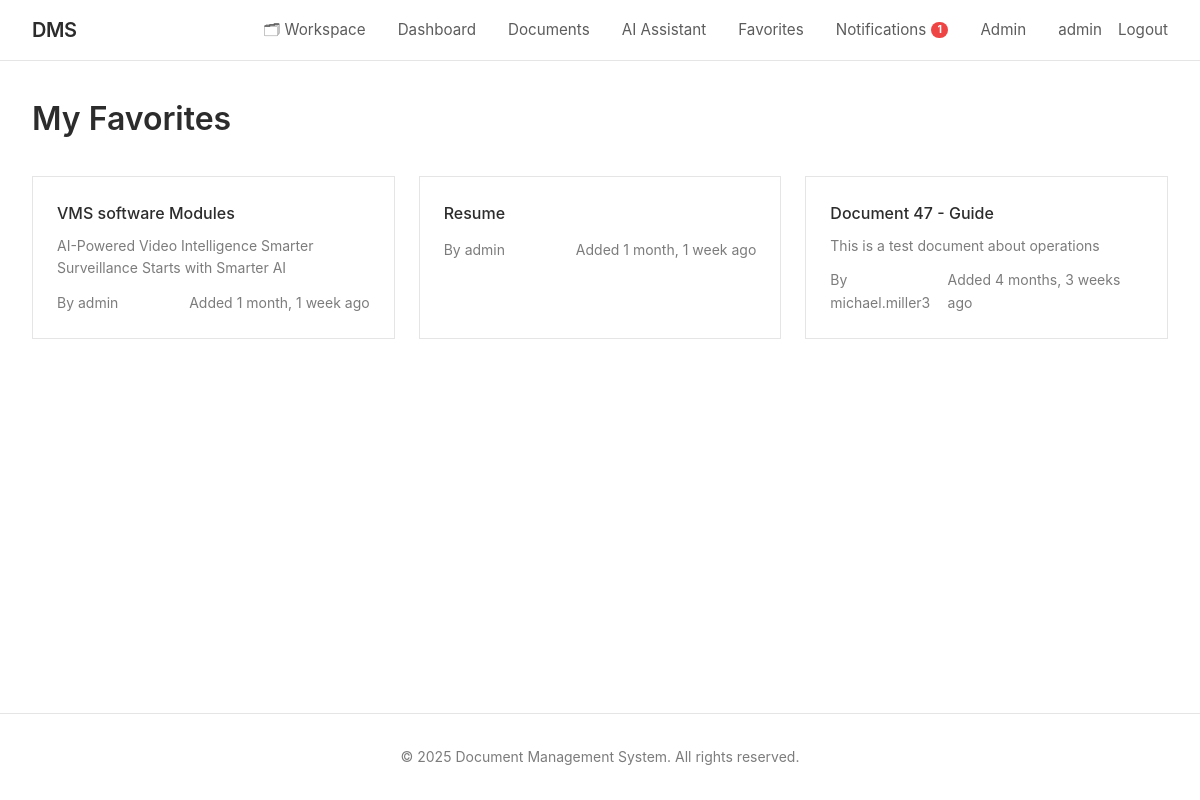
The app's page /favorites/ (signed in) with its own data.
### documents/models.py (models this page shows, shortened)
class User(AbstractUser):
    USER_TYPE_CHOICES = [
        ('guest', 'Guest'),
        ('user', 'Regular User'),
        ('admin', 'Admin'),
    ]
    user_type = models.CharField(max_length=10, choices=USER_TYPE_CHOICES, default='user')
    role = models.ForeignKey(Role, on_delete=models.SET_NULL, null=True, blank=True, related_name='users')
    bio = models.TextField(blank=True)
    avatar = models.ImageField(upload_to='avatars/', null=True, blank=True)
    phone = models.CharField(max_length=20, blank=True)
    department = models.CharField(max_length=100, blank=True)
    created_at = models.DateTimeField(auto_now_add=True)
    updated_at = models.DateTimeField(auto_now=True)
    last_activity = models.DateTimeField(auto_now=True)
    is_active = models.BooleanField(default=True)
    class Meta:
        ordering = ['-created_at']
    def is_admin(self):
        return self.user_type == 'admin'

class Favorite(models.Model):
    user = models.ForeignKey(User, on_delete=models.CASCADE, related_name='favorites')
    document = models.ForeignKey(Document, on_delete=models.CASCADE, related_name='favorited_by')
    created_at = models.DateTimeField(auto_now_add=True)
    class Meta:
        unique_together = ['user', 'document']
        ordering = ['-created_at']

class Document(models.Model):
    ACCESS_LEVEL_CHOICES = [
        ('public', 'Public'),
        ('private', 'Private'),
        ('role', 'Role-Based'),
        ('custom', 'Custom Users'),
    ]
    title = models.CharField(max_length=255)
    description = models.TextField(blank=True)
    file = models.FileField(upload_to=document_upload_path)
    file_size = models.BigIntegerField(default=0, help_text="Size in bytes")
    file_type = models.CharField(max_length=100, blank=True)
    owner = models.ForeignKey(User, on_delete=models.CASCADE, related_name='owned_documents')
    access_level = models.CharField(max_length=10, choices=ACCESS_LEVEL_CHOICES, default='private')
    required_role_level = models.IntegerField(
        default=1,
        validators=[MinValueValidator(1), MaxValueValidator(100)],
        help_text="Minimum role level required (for role-based access)"
    )
    category = models.ForeignKey(Category, on_delete=models.SET_NULL, null=True, blank=True, related_name='documents')
    folder   = models.ForeignKey('Folder', on_delete=models.SET_NULL, null=True, blank=True,
                                 related_name='folder_documents')
    tags = models.ManyToManyField(Tag, blank=True, related_name='documents')
    shared_with = models.ManyToManyField(User, blank=True, related_name='shared_documents')
    version = models.IntegerField(default=1)
    is_locked = models.BooleanField(default=False, help_text="Locked documents cannot be edited")
    locked_by = models.ForeignKey(User, on_delete=models.SET_NULL, null=True, blank=True, related_name='locked_documents')
    views_count = models.IntegerField(default=0)
    downloads_count = models.IntegerField(default=0)
    created_at = models.DateTimeField(auto_now_add=True)
    updated_at = models.DateTimeField(auto_now=True)
    allow_comments = models.BooleanField(default=True)
    allow_download = models.BooleanField(default=True)
    is_deleted = models.BooleanField(default=False)
    deleted_at = models.DateTimeField(null=True, blank=True)
    class Meta:
        ordering = ['-updated_at', '-created_at']
        indexes = [
            models.Index(fields=['owner', 'access_level']),
            models.Index(fields=['created_at']),
            models.Index(fields=['title']),
        ]

### documents/views.py (the view)
# urls.py: path('favorites/', views.favorites_list_view, name='favorites_list'),
@login_required
def favorites_list_view(request):
    favorites = Favorite.objects.filter(
        user=request.user
    ).select_related('document', 'document__owner', 'document__category')
    paginator = Paginator(favorites, 20)
    page_number = request.GET.get('page')
    page_obj = paginator.get_page(page_number)
    return render(request, 'documents/favorites_list.html', {'page_obj': page_obj})

### documents/context_processors.py (called while the page is built)
def unread_notifications(request):
    if request.user.is_authenticated:
        count = Notification.objects.filter(recipient=request.user, is_read=False).count()
        return {'unread_notifications_count': count}
    return {'unread_notifications_count': 0}

### documents/templates/documents/favorites_list.html (shortened to what this page needs)
{% extends 'documents/base.html' %}
{% block content %}
<h1 style="font-size: 2rem; font-weight: 600; color: #2c2c2c; margin-bottom: 2rem;">
    My Favorites
</h1>
{% if page_obj %}
    <div class="grid grid-3">
        {% for favorite in page_obj %}
            <div class="card">
                <h3 style="font-size: 1rem; font-weight: 500; margin-bottom: 0.5rem;">
                    <a href="{% url 'document_detail' favorite.document.pk %}" style="color: #2c2c2c; text-decoration: none;">
                        {{ favorite.document.title }}
                    </a>
                </h3>
                <p style="font-size: 0.875rem; color: #7c7c7c; margin-bottom: 0.75rem;">
                    {{ favorite.document.description|truncatewords:15 }}
                </p>
                <div style="display: flex; justify-content: space-between; align-items: center; font-size: 0.875rem; color: #7c7c7c;">
                    <span>By {{ favorite.document.owner.username }}</span>
                    <span>Added {{ favorite.created_at|timesince }} ago</span>
                </div>
            </div>
        {% endfor %}
    </div>
{% else %}
    <div class="card">
        <p style="color: #7c7c7c; text-align: center; padding: 3rem 0;">
            No favorites yet. Star documents to add them to your favorites.
        </p>
    </div>
{% endif %}
{% endblock %}

### documents/templates/documents/base.html (shortened to what this page needs)
<!DOCTYPE html>
<html lang="en">
<head>
</head>
<body>
    <header class="header">
        <div class="header-content">
            <a href="{% url 'home' %}" class="logo">DMS</a>
            <nav class="nav">
                {% if user.is_authenticated %}
                    <a href="{% url 'workspace' %}"
                       style="{% if request.resolver_match.url_name == 'workspace' %}font-weight:700{% endif %}">🗂 Workspace</a>
                    <a href="{% url 'dashboard' %}">Dashboard</a>
                    <a href="{% url 'document_list' %}">Documents</a>
                    <a href="{% url 'chatbot' %}">AI Assistant</a>
                    <a href="{% url 'favorites_list' %}">Favorites</a>
                    <a href="{% url 'notifications_list' %}" style="position:relative;display:inline-flex;align-items:center;gap:.3rem;">
                        Notifications
                        {% if unread_notifications_count %}
                        <span style="background:#ef4444;color:#fff;font-size:.65rem;font-weight:700;line-height:1;padding:.2rem .4rem;border-radius:999px;min-width:16px;text-align:center;">{{ unread_notifications_count }}</span>
                        {% endif %}
                    </a>
                    {% if user.is_admin %}
                        <a href="{% url 'admin_users_list' %}">Admin</a>
                    {% endif %}
                    <div class="nav-user">
                        <a href="{% url 'profile' %}">{{ user.username }}</a>
                        <a href="{% url 'logout' %}">Logout</a>
                    </div>
                {% else %}
                    <a href="{% url 'home' %}">Home</a>
                    <a href="{% url 'login' %}">Login</a>
                    <a href="{% url 'register' %}">Register</a>
                {% endif %}
            </nav>
        </div>
    </header>
    <main class="container">
        {% block content %}{% endblock %}
    </main>
    <footer class="footer">
        <p>&copy; 2025 Document Management System. All rights reserved.</p>
    </footer>
</body>
</html>

### documents/templates/documents/base.html (style rules this page uses)
* { margin: 0; padding: 0; box-sizing: border-box; }
body { font-family: -apple-system, BlinkMacSystemFont, 'Segoe UI', Arial, sans-serif; background: #ffffff; color: #2c2c2c; line-height: 1.6; min-height: 100vh; display: flex; flex-direction: column; }
.header { background: #ffffff; border-bottom: 1px solid #e5e5e5; padding: 0 2rem; position: sticky; top: 0; z-index: 100; }
.header-content { max-width: 1400px; margin: 0 auto; display: flex; justify-content: space-between; align-items: center; height: 60px; }
.logo { font-size: 1.25rem; font-weight: 600; color: #2c2c2c; text-decoration: none; letter-spacing: -0.5px; }
.nav { display: flex; gap: 2rem; align-items: center; }
.nav a { color: #5c5c5c; text-decoration: none; font-size: 0.95rem; transition: color 0.2s; }
.nav-user { display: flex; align-items: center; gap: 1rem; }
.container { flex: 1; width: 100%; max-width: 1400px; margin: 0 auto; padding: 2rem; }
.card { background: #ffffff; border: 1px solid #e5e5e5; padding: 1.5rem; margin-bottom: 1.5rem; }
.grid { display: grid; gap: 1.5rem; }
.grid-3 { grid-template-columns: repeat(3, 1fr); }
.footer { border-top: 1px solid #e5e5e5; padding: 2rem; text-align: center; color: #7c7c7c; font-size: 0.875rem; margin-top: auto; }

### records on screen
User: username "admin"
Favorite: document "VMS software Modules", document.description "AI-Powered Video Intelligence Smarter Surveillance Starts with Smarter AI", document.owner.username "admin", created_at "1 month, 1 week"
Favorite: document "Resume", document.owner.username "admin", created_at "1 month, 1 week"
Favorite: document "Document 47 - Guide", document.description "This is a test document about operations", document.owner.username "michael.miller3", created_at "4 months, 3 weeks"

### other values on screen
{{ unread_notifications_count }} "1"
